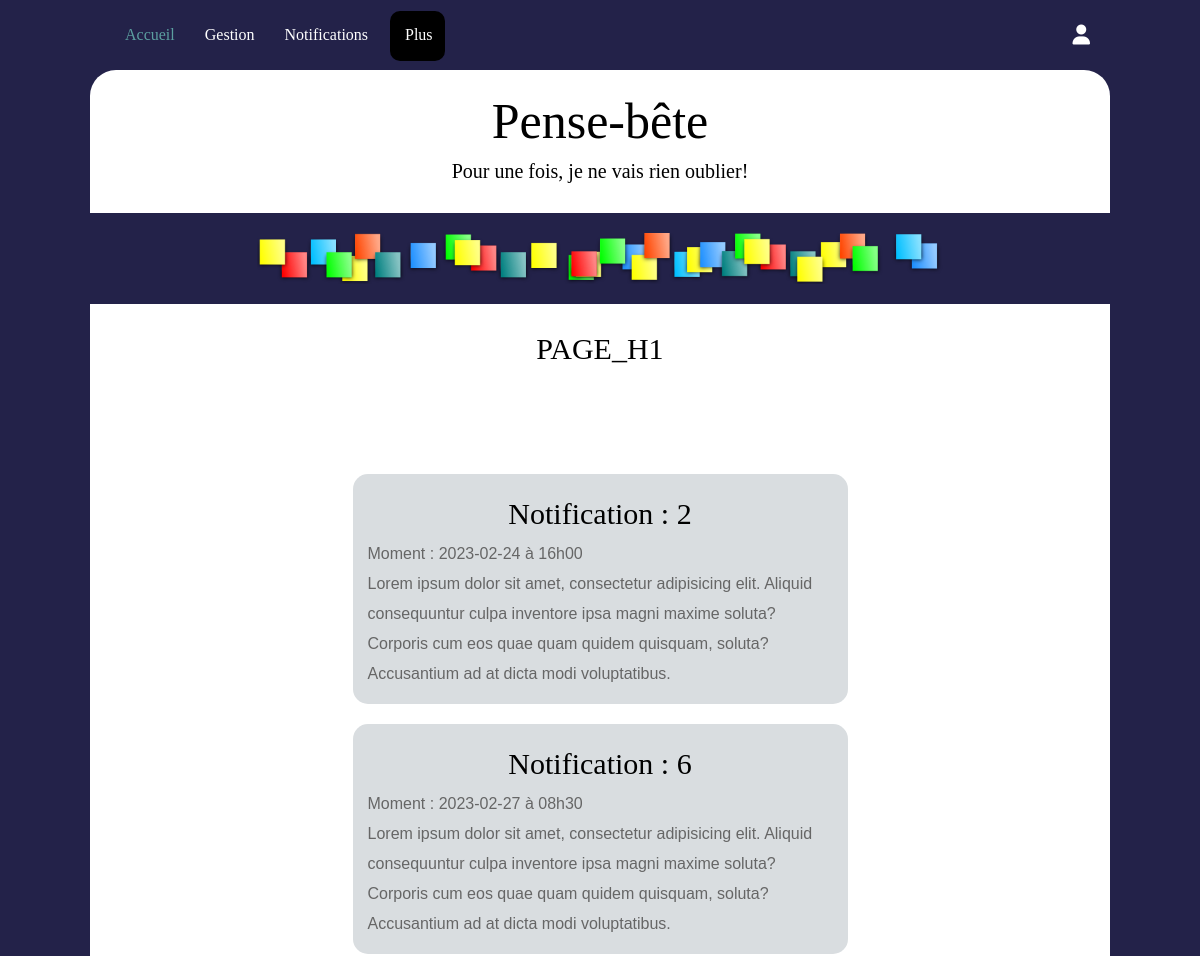
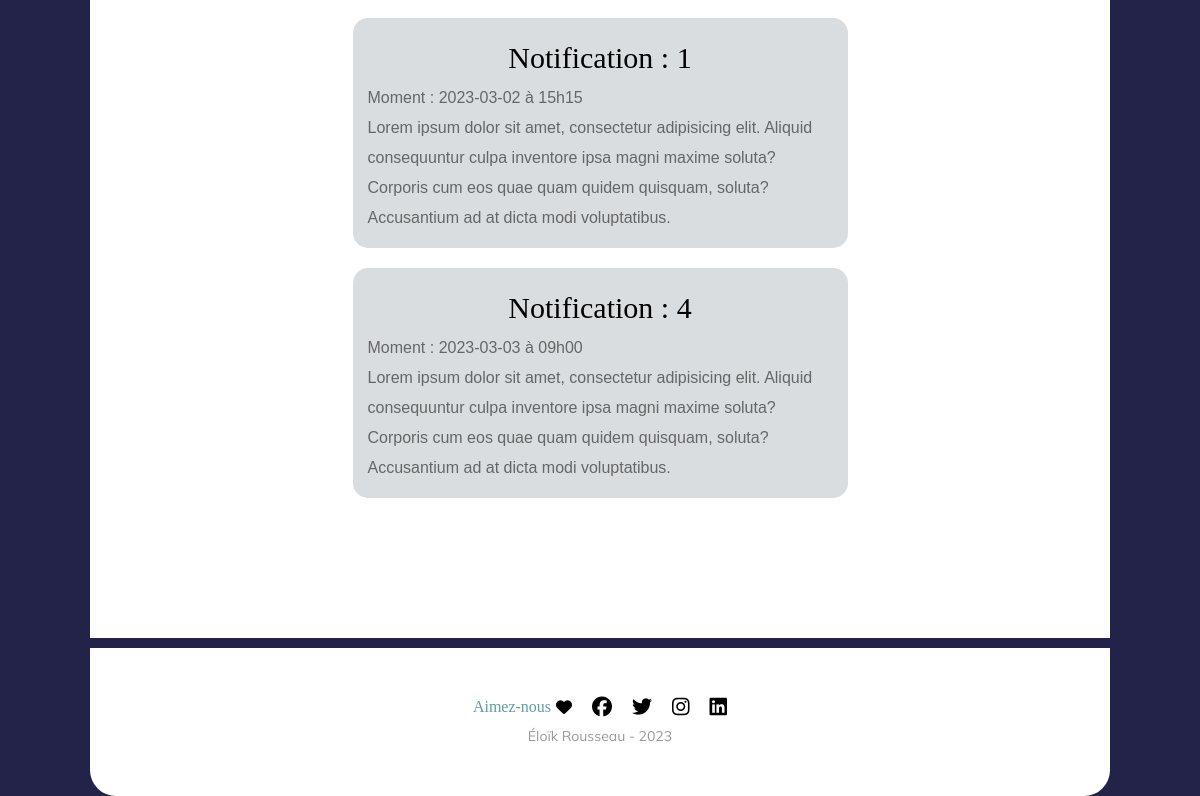
The page /notifications.php on the database its author committed (2 pictures, top to bottom).
### tables this page shows
CREATE TABLE `notifications` (
  `id` int NOT NULL,
  `note_id` int NOT NULL,
  `moment` datetime NOT NULL
);

### notifications.php (the view, shortened to what this page needs)
<?php
require_once "include/entete.inc";
?>
<div class="contenu">
    <h2><?php echo PAGE_H1?></h2>
    <div class="notifications">
        <?php
        $requete = "SELECT note_id, moment FROM notifications ORDER BY moment;";
        $resultat = $mysqli->query($requete);
        if ($resultat) {
            if ($mysqli->affected_rows > 0) {
                while ($data = $resultat->fetch_row()) {
                    echo "<div class='unenotification'><div><h2>Notification : $data[0]</h2><span class='date'>Moment : " . date('Y-m-d à H\hi', strtotime($data[1])) . "</span></div><p>Lorem ipsum dolor sit amet, consectetur adipisicing elit. Aliquid consequuntur culpa inventore ipsa magni maxime soluta? Corporis cum eos quae quam quidem quisquam, soluta? Accusantium ad at dicta modi voluptatibus.</p></div>";
                }
            } else {
                echo "<h2>Aucunes notifications en ce moment, revenez plus tard!</h2>";
            }
        } else {
            echo "<h2 class='erreur'>Il y a eu une erreur lors du téléchargement des notifications.</h2>";
        }
        ?>
    </div>
</div>
<?php require "include/pied-page.inc" ?>
</div>
</div>
</body>
</html>

### css/style.css (style rules this page uses)
* { margin: 0; padding: 0; box-sizing: border-box; }
body { --couleur-accent: #5C9FA0; --couleur-menu: #E5E7EB; --couleur-menu-accent: #D7DAE0; padding: 0; margin: auto; width: 85%; background: #f3f4f6; -webkit-text-size-adjust: none; }
p { padding: 0 !important; margin: 0 !important }
h2 { color: #000000; font-family: 'Playfair Display', Georgia, serif; font-size: 30px; text-align: center; font-weight: normal; margin: 10px 0; }
.contenu { background-color: #ffffff; padding: 20px 15px; color: #666666; font-family: 'Muli', Arial, sans-serif; font-size: 16px; line-height: 30px; text-align: center; padding-bottom: 40px; margin-bottom: 10px; position: relative; z-index: -1; }

### css/mes-styles.css (style rules this page uses)
body { background-color: #232249; }
.contenu { display: flex; flex-direction: column; align-items: center; justify-content: center; z-index: 1; }
.notifications { display: flex; justify-content: center; flex-wrap: wrap; margin: 100px 0; gap: 20px; }
.unenotification { padding: 15px; border-radius: 15px; text-align: left; max-width: 50%; background-color: #d9dde0; }

### rows shown on the page
notifications: note "2", moment "2023-02-24 à 16h00"
notifications: note "6", moment "2023-02-27 à 08h30"
notifications: note "1", moment "2023-03-02 à 15h15"
notifications: note "4", moment "2023-03-03 à 09h00"

### other values the page prints
PAGE_H1 "PAGE_H1"
